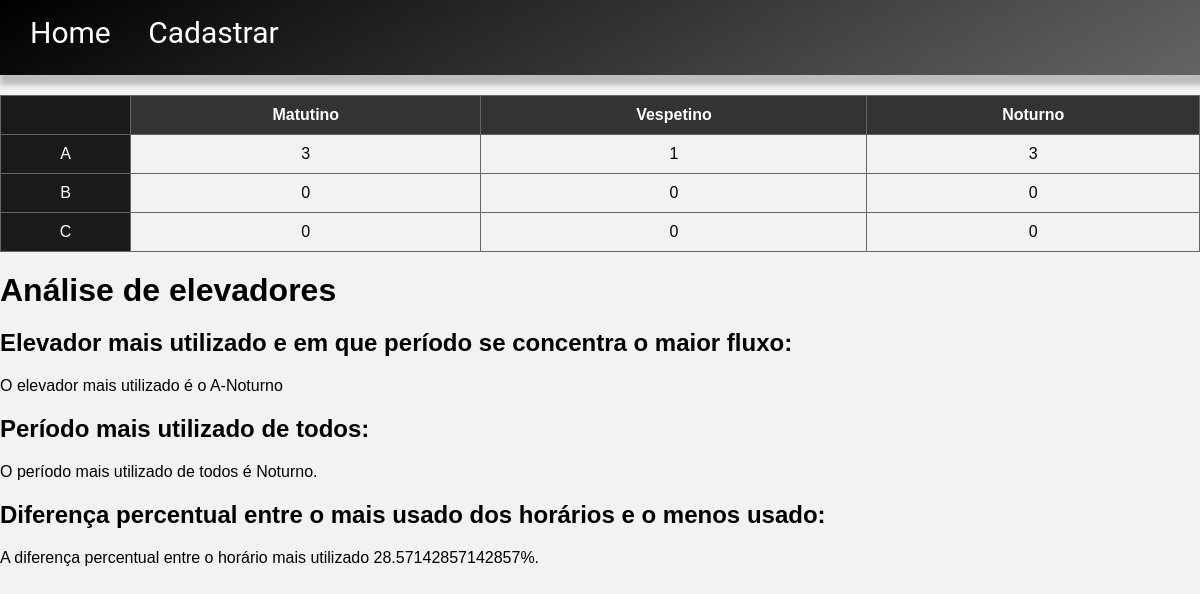
The app's page /Atividade2/, older data.
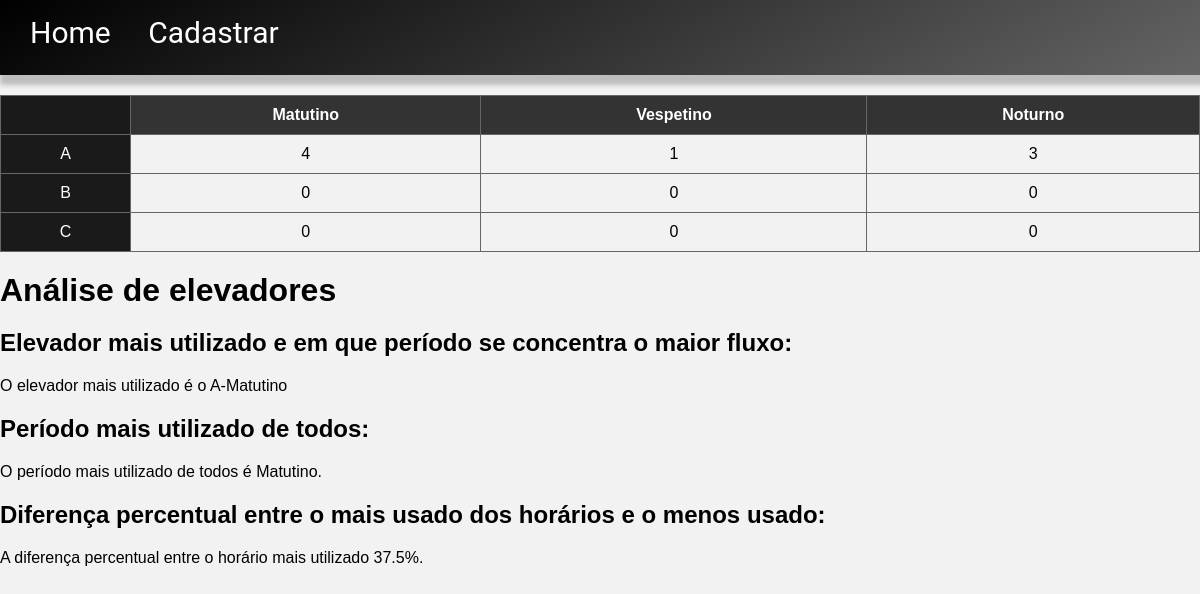
The same page, newer data.
### Atividade2/models.py (models this page shows, shortened)
class Elevadores(models.Model):
    elevador = models.CharField(max_length=100)
    turno = models.CharField(max_length=100)

### Atividade2/views.py (the view)
# urls.py: path('', getElevadores, name='getElevadores'),
def getElevadores(request):
    elevadores = Elevadores.objects.all()
    respostas = analises(elevadores)
    return render(request, 'Atividade2_Index.html', {'respostas': respostas})

### Atividade2/templates/Atividade2_Index.html (shortened to what this page needs)
{% load static %}
<!DOCTYPE html>
<html lang="en">
<head>
  <link rel="stylesheet" href='{% static 'AtividadeDois.css' %}'/>
</head>
<body>
  <div class='barra'>
    <a class='' href="{% url 'Atividade2:Home' %}" style='color: inherit; text-decoration: none;'>
      Home
    </a>
    <a style='color: inherit; text-decoration: none;' href="{% url 'Atividade2:postElevadores' %}">
      Cadastrar
    </a>
    </div>
  <table>
    <tr>
      <th></th>
      <th>Matutino</th>
      <th>Vespetino</th>
      <th>Noturno</th>
    </tr>
    <tr>
      <td>A</td>
      <td>{{ respostas.A.Matutino }}</td>
      <td>{{ respostas.A.Vespetino }}</td>
      <td>{{ respostas.A.Noturno }}</td>
    </tr>
    <tr>
      <td>B</td>
      <td>{{ respostas.B.Matutino }}</td>
      <td>{{ respostas.B.Vespetino }}</td>
      <td>{{ respostas.B.Noturno }}</td>
    </tr>
    <tr>
      <td>C</td>
      <td>{{ respostas.C.Matutino }}</td>
      <td>{{ respostas.C.Vespetino }}</td>
      <td>{{ respostas.C.Noturno }}</td>
    </tr>
  </table>
  <h1>Análise de elevadores</h1>
	<h2>Elevador mais utilizado e em que período se concentra o maior fluxo:</h2>
	<p>O elevador mais utilizado é o {{ respostas.Elevador_mais_utilizado }}</p>
	<h2>Período mais utilizado de todos:</h2>
	<p>O período mais utilizado de todos é {{  respostas.Periodo_mais_utilizado }}.</p>
	<h2>Diferença percentual entre o mais usado dos horários e o menos usado:</h2>
	<p>A diferença percentual entre o horário mais utilizado {{  respostas.Diferenca_percentual }}%.</p>
</body>
</html>

Row changes from the older to the newer data that the page shows:
no longer on this page (row unchanged): Elevadores: Periodo_mais_utilizado "Noturno"
added Elevadores: Periodo_mais_utilizado "Matutino"
Text that changed along with them:
{{ respostas.A.Matutino }}: "3" → "4"
{{ respostas.Elevador_mais_utilizado }}: "A-Noturno" → "A-Matutino"
{{ respostas.Diferenca_percentual }}: "28.57142857142857" → "37.5"
